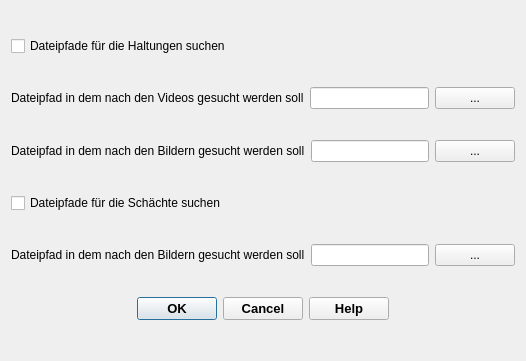
<?xml version="1.0" encoding="UTF-8"?>
<ui version="4.0">
 <class>dbAdaptDialogBase</class>
 <widget class="QDialog" name="dbAdaptDialogBase">
  <property name="geometry">
   <rect>
    <x>0</x>
    <y>0</y>
    <width>526</width>
    <height>361</height>
   </rect>
  </property>
  <property name="minimumSize">
   <size>
    <width>490</width>
    <height>260</height>
   </size>
  </property>
  <property name="font">
   <font>
    <family>Tahoma</family>
   </font>
  </property>
  <property name="windowTitle">
   <string>Dateipfad</string>
  </property>
  <layout class="QVBoxLayout" name="verticalLayout">
   <item>
    <widget class="QCheckBox" name="checkBox">
     <property name="text">
      <string>Dateipfade für die Haltungen suchen</string>
     </property>
    </widget>
   </item>
   <item>
    <layout class="QHBoxLayout" name="horizontalLayout">
     <item>
      <widget class="QLabel" name="label">
       <property name="text">
        <string>Dateipfad in dem nach den Videos gesucht werden soll</string>
       </property>
      </widget>
     </item>
     <item>
      <widget class="QLineEdit" name="lineEdit"/>
     </item>
     <item>
      <widget class="QPushButton" name="pushButton">
       <property name="text">
        <string>...</string>
       </property>
      </widget>
     </item>
    </layout>
   </item>
   <item>
    <layout class="QHBoxLayout" name="horizontalLayout_2">
     <item>
      <widget class="QLabel" name="label_2">
       <property name="text">
        <string>Dateipfad in dem nach den Bildern gesucht werden soll</string>
       </property>
      </widget>
     </item>
     <item>
      <widget class="QLineEdit" name="lineEdit_2"/>
     </item>
     <item>
      <widget class="QPushButton" name="pushButton_2">
       <property name="text">
        <string>...</string>
       </property>
      </widget>
     </item>
    </layout>
   </item>
   <item>
    <widget class="QCheckBox" name="checkBox_2">
     <property name="text">
      <string>Dateipfade für die Schächte suchen</string>
     </property>
    </widget>
   </item>
   <item>
    <layout class="QHBoxLayout" name="horizontalLayout_3">
     <item>
      <widget class="QLabel" name="label_3">
       <property name="text">
        <string>Dateipfad in dem nach den Bildern gesucht werden soll</string>
       </property>
      </widget>
     </item>
     <item>
      <widget class="QLineEdit" name="lineEdit_3"/>
     </item>
     <item>
      <widget class="QPushButton" name="pushButton_3">
       <property name="text">
        <string>...</string>
       </property>
      </widget>
     </item>
    </layout>
   </item>
   <item>
    <widget class="QDialogButtonBox" name="button_box">
     <property name="font">
      <font>
       <family>Tahoma</family>
       <pointsize>10</pointsize>
       <weight>75</weight>
       <bold>true</bold>
      </font>
     </property>
     <property name="toolTip">
      <string>&lt;html&gt;&lt;head/&gt;&lt;body&gt;&lt;p&gt;Datenimport starten ...&lt;/p&gt;&lt;/body&gt;&lt;/html&gt;</string>
     </property>
     <property name="orientation">
      <enum>Qt::Horizontal</enum>
     </property>
     <property name="standardButtons">
      <set>QDialogButtonBox::Cancel|QDialogButtonBox::Help|QDialogButtonBox::Ok</set>
     </property>
     <property name="centerButtons">
      <bool>true</bool>
     </property>
    </widget>
   </item>
  </layout>
 </widget>
 <resources/>
 <connections/>
</ui>
